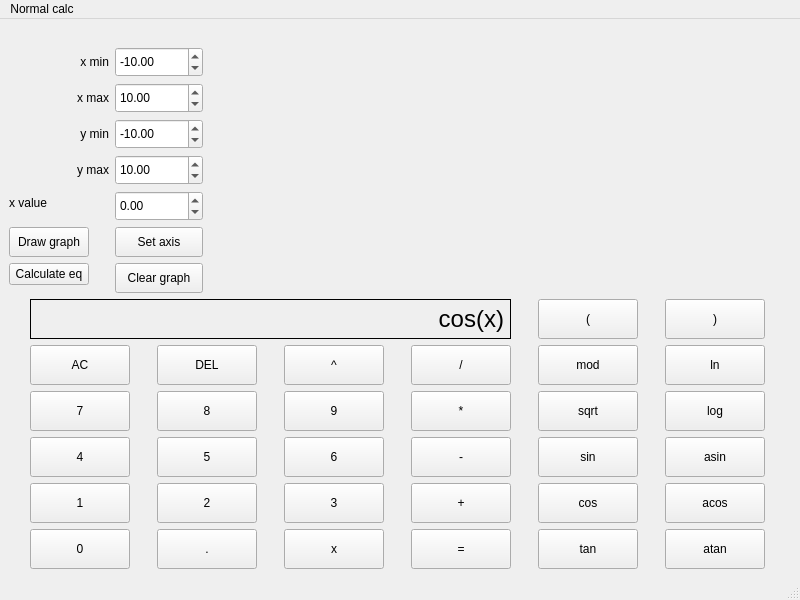
<?xml version="1.0" encoding="UTF-8"?>
<ui version="4.0">
 <class>MainWindow</class>
 <widget class="QMainWindow" name="MainWindow">
  <property name="geometry">
   <rect>
    <x>0</x>
    <y>0</y>
    <width>800</width>
    <height>600</height>
   </rect>
  </property>
  <property name="sizePolicy">
   <sizepolicy hsizetype="Preferred" vsizetype="Expanding">
    <horstretch>0</horstretch>
    <verstretch>0</verstretch>
   </sizepolicy>
  </property>
  <property name="maximumSize">
   <size>
    <width>800</width>
    <height>600</height>
   </size>
  </property>
  <property name="windowTitle">
   <string>MainWindow</string>
  </property>
  <widget class="QWidget" name="centralwidget">
   <property name="maximumSize">
    <size>
     <width>800</width>
     <height>600</height>
    </size>
   </property>
   <layout class="QVBoxLayout" name="verticalLayout">
    <item>
     <layout class="QFormLayout" name="formLayout_2">
      <property name="fieldGrowthPolicy">
       <enum>QFormLayout::ExpandingFieldsGrow</enum>
      </property>
      <item row="0" column="0">
       <layout class="QFormLayout" name="formLayout">
        <property name="sizeConstraint">
         <enum>QLayout::SetDefaultConstraint</enum>
        </property>
        <item row="1" column="0">
         <widget class="QLabel" name="Lxmin">
          <property name="sizePolicy">
           <sizepolicy hsizetype="Fixed" vsizetype="Fixed">
            <horstretch>0</horstretch>
            <verstretch>0</verstretch>
           </sizepolicy>
          </property>
          <property name="minimumSize">
           <size>
            <width>100</width>
            <height>30</height>
           </size>
          </property>
          <property name="text">
           <string>x min</string>
          </property>
          <property name="alignment">
           <set>Qt::AlignRight|Qt::AlignTrailing|Qt::AlignVCenter</set>
          </property>
         </widget>
        </item>
        <item row="1" column="1">
         <widget class="QDoubleSpinBox" name="xmin_spinbox">
          <property name="sizePolicy">
           <sizepolicy hsizetype="Fixed" vsizetype="Fixed">
            <horstretch>0</horstretch>
            <verstretch>0</verstretch>
           </sizepolicy>
          </property>
          <property name="minimumSize">
           <size>
            <width>60</width>
            <height>30</height>
           </size>
          </property>
          <property name="specialValueText">
           <string/>
          </property>
          <property name="minimum">
           <double>-100000000.000000000000000</double>
          </property>
          <property name="maximum">
           <double>100000000.000000000000000</double>
          </property>
          <property name="value">
           <double>-10.000000000000000</double>
          </property>
         </widget>
        </item>
        <item row="2" column="0">
         <widget class="QLabel" name="Lxmax">
          <property name="sizePolicy">
           <sizepolicy hsizetype="Fixed" vsizetype="Minimum">
            <horstretch>0</horstretch>
            <verstretch>0</verstretch>
           </sizepolicy>
          </property>
          <property name="minimumSize">
           <size>
            <width>100</width>
            <height>30</height>
           </size>
          </property>
          <property name="text">
           <string>x max</string>
          </property>
          <property name="alignment">
           <set>Qt::AlignRight|Qt::AlignTrailing|Qt::AlignVCenter</set>
          </property>
         </widget>
        </item>
        <item row="2" column="1">
         <widget class="QDoubleSpinBox" name="xmax_spinbox">
          <property name="sizePolicy">
           <sizepolicy hsizetype="Fixed" vsizetype="Minimum">
            <horstretch>0</horstretch>
            <verstretch>0</verstretch>
           </sizepolicy>
          </property>
          <property name="minimumSize">
           <size>
            <width>60</width>
            <height>30</height>
           </size>
          </property>
          <property name="minimum">
           <double>-100000000.000000000000000</double>
          </property>
          <property name="maximum">
           <double>100000000.000000000000000</double>
          </property>
          <property name="value">
           <double>10.000000000000000</double>
          </property>
         </widget>
        </item>
        <item row="3" column="0">
         <widget class="QLabel" name="Lymin">
          <property name="sizePolicy">
           <sizepolicy hsizetype="Fixed" vsizetype="Minimum">
            <horstretch>0</horstretch>
            <verstretch>0</verstretch>
           </sizepolicy>
          </property>
          <property name="minimumSize">
           <size>
            <width>100</width>
            <height>30</height>
           </size>
          </property>
          <property name="text">
           <string>y min</string>
          </property>
          <property name="alignment">
           <set>Qt::AlignRight|Qt::AlignTrailing|Qt::AlignVCenter</set>
          </property>
         </widget>
        </item>
        <item row="3" column="1">
         <widget class="QDoubleSpinBox" name="ymin_spinbox">
          <property name="sizePolicy">
           <sizepolicy hsizetype="Fixed" vsizetype="Minimum">
            <horstretch>0</horstretch>
            <verstretch>0</verstretch>
           </sizepolicy>
          </property>
          <property name="minimumSize">
           <size>
            <width>60</width>
            <height>30</height>
           </size>
          </property>
          <property name="minimum">
           <double>-100000000.000000000000000</double>
          </property>
          <property name="maximum">
           <double>100000000.000000000000000</double>
          </property>
          <property name="value">
           <double>-10.000000000000000</double>
          </property>
         </widget>
        </item>
        <item row="4" column="0">
         <widget class="QLabel" name="Lymax">
          <property name="sizePolicy">
           <sizepolicy hsizetype="Fixed" vsizetype="Minimum">
            <horstretch>0</horstretch>
            <verstretch>0</verstretch>
           </sizepolicy>
          </property>
          <property name="minimumSize">
           <size>
            <width>100</width>
            <height>30</height>
           </size>
          </property>
          <property name="text">
           <string>y max</string>
          </property>
          <property name="alignment">
           <set>Qt::AlignRight|Qt::AlignTrailing|Qt::AlignVCenter</set>
          </property>
         </widget>
        </item>
        <item row="0" column="1">
         <spacer name="verticalSpacer">
          <property name="orientation">
           <enum>Qt::Vertical</enum>
          </property>
          <property name="sizeHint" stdset="0">
           <size>
            <width>20</width>
            <height>40</height>
           </size>
          </property>
         </spacer>
        </item>
        <item row="6" column="1">
         <widget class="QPushButton" name="Bset_axis">
          <property name="sizePolicy">
           <sizepolicy hsizetype="Expanding" vsizetype="Fixed">
            <horstretch>0</horstretch>
            <verstretch>0</verstretch>
           </sizepolicy>
          </property>
          <property name="minimumSize">
           <size>
            <width>40</width>
            <height>30</height>
           </size>
          </property>
          <property name="text">
           <string>Set axis</string>
          </property>
          <property name="flat">
           <bool>false</bool>
          </property>
         </widget>
        </item>
        <item row="4" column="1">
         <widget class="QDoubleSpinBox" name="ymax_spinbox">
          <property name="sizePolicy">
           <sizepolicy hsizetype="Fixed" vsizetype="Minimum">
            <horstretch>0</horstretch>
            <verstretch>0</verstretch>
           </sizepolicy>
          </property>
          <property name="minimumSize">
           <size>
            <width>60</width>
            <height>30</height>
           </size>
          </property>
          <property name="minimum">
           <double>-100000000.000000000000000</double>
          </property>
          <property name="maximum">
           <double>100000000.000000000000000</double>
          </property>
          <property name="value">
           <double>10.000000000000000</double>
          </property>
         </widget>
        </item>
        <item row="6" column="0">
         <widget class="QPushButton" name="Bdraw_graph">
          <property name="sizePolicy">
           <sizepolicy hsizetype="Expanding" vsizetype="Fixed">
            <horstretch>0</horstretch>
            <verstretch>0</verstretch>
           </sizepolicy>
          </property>
          <property name="minimumSize">
           <size>
            <width>40</width>
            <height>30</height>
           </size>
          </property>
          <property name="text">
           <string>Draw graph</string>
          </property>
         </widget>
        </item>
        <item row="5" column="1">
         <widget class="QDoubleSpinBox" name="xValue">
          <property name="sizePolicy">
           <sizepolicy hsizetype="Fixed" vsizetype="Minimum">
            <horstretch>0</horstretch>
            <verstretch>0</verstretch>
           </sizepolicy>
          </property>
          <property name="minimumSize">
           <size>
            <width>60</width>
            <height>30</height>
           </size>
          </property>
          <property name="minimum">
           <double>-100000000.000000000000000</double>
          </property>
          <property name="maximum">
           <double>100000000.000000000000000</double>
          </property>
         </widget>
        </item>
        <item row="5" column="0">
         <widget class="QLabel" name="label_2">
          <property name="text">
           <string>x value</string>
          </property>
         </widget>
        </item>
        <item row="7" column="0">
         <widget class="QPushButton" name="pBcalculate_eq">
          <property name="text">
           <string>Calculate eq</string>
          </property>
         </widget>
        </item>
        <item row="7" column="1">
         <widget class="QPushButton" name="Bgraphclear">
          <property name="sizePolicy">
           <sizepolicy hsizetype="Expanding" vsizetype="Fixed">
            <horstretch>0</horstretch>
            <verstretch>0</verstretch>
           </sizepolicy>
          </property>
          <property name="minimumSize">
           <size>
            <width>40</width>
            <height>30</height>
           </size>
          </property>
          <property name="text">
           <string>Clear graph</string>
          </property>
         </widget>
        </item>
       </layout>
      </item>
      <item row="0" column="1">
       <widget class="QCustomPlot" name="widget" native="true">
        <property name="sizePolicy">
         <sizepolicy hsizetype="Expanding" vsizetype="Preferred">
          <horstretch>0</horstretch>
          <verstretch>0</verstretch>
         </sizepolicy>
        </property>
        <property name="minimumSize">
         <size>
          <width>0</width>
          <height>210</height>
         </size>
        </property>
       </widget>
      </item>
     </layout>
    </item>
    <item>
     <layout class="QGridLayout" name="gridLayout">
      <item row="1" column="1">
       <widget class="QPushButton" name="Bdel">
        <property name="sizePolicy">
         <sizepolicy hsizetype="MinimumExpanding" vsizetype="Fixed">
          <horstretch>0</horstretch>
          <verstretch>0</verstretch>
         </sizepolicy>
        </property>
        <property name="minimumSize">
         <size>
          <width>60</width>
          <height>40</height>
         </size>
        </property>
        <property name="maximumSize">
         <size>
          <width>100</width>
          <height>100</height>
         </size>
        </property>
        <property name="text">
         <string>DEL</string>
        </property>
       </widget>
      </item>
      <item row="3" column="2">
       <widget class="QPushButton" name="Bsix">
        <property name="sizePolicy">
         <sizepolicy hsizetype="MinimumExpanding" vsizetype="Fixed">
          <horstretch>0</horstretch>
          <verstretch>0</verstretch>
         </sizepolicy>
        </property>
        <property name="minimumSize">
         <size>
          <width>60</width>
          <height>40</height>
         </size>
        </property>
        <property name="maximumSize">
         <size>
          <width>100</width>
          <height>100</height>
         </size>
        </property>
        <property name="text">
         <string>6</string>
        </property>
       </widget>
      </item>
      <item row="3" column="4">
       <widget class="QPushButton" name="Bsin">
        <property name="sizePolicy">
         <sizepolicy hsizetype="MinimumExpanding" vsizetype="Fixed">
          <horstretch>0</horstretch>
          <verstretch>0</verstretch>
         </sizepolicy>
        </property>
        <property name="minimumSize">
         <size>
          <width>60</width>
          <height>40</height>
         </size>
        </property>
        <property name="maximumSize">
         <size>
          <width>100</width>
          <height>100</height>
         </size>
        </property>
        <property name="text">
         <string>sin</string>
        </property>
       </widget>
      </item>
      <item row="0" column="5">
       <widget class="QPushButton" name="Bclbr">
        <property name="sizePolicy">
         <sizepolicy hsizetype="MinimumExpanding" vsizetype="Fixed">
          <horstretch>0</horstretch>
          <verstretch>0</verstretch>
         </sizepolicy>
        </property>
        <property name="minimumSize">
         <size>
          <width>60</width>
          <height>40</height>
         </size>
        </property>
        <property name="maximumSize">
         <size>
          <width>100</width>
          <height>100</height>
         </size>
        </property>
        <property name="text">
         <string>)</string>
        </property>
       </widget>
      </item>
      <item row="5" column="1">
       <widget class="QPushButton" name="Bdot">
        <property name="sizePolicy">
         <sizepolicy hsizetype="MinimumExpanding" vsizetype="Fixed">
          <horstretch>0</horstretch>
          <verstretch>0</verstretch>
         </sizepolicy>
        </property>
        <property name="minimumSize">
         <size>
          <width>60</width>
          <height>40</height>
         </size>
        </property>
        <property name="maximumSize">
         <size>
          <width>100</width>
          <height>100</height>
         </size>
        </property>
        <property name="text">
         <string>.</string>
        </property>
       </widget>
      </item>
      <item row="2" column="3">
       <widget class="QPushButton" name="Bmul">
        <property name="sizePolicy">
         <sizepolicy hsizetype="MinimumExpanding" vsizetype="Fixed">
          <horstretch>0</horstretch>
          <verstretch>0</verstretch>
         </sizepolicy>
        </property>
        <property name="minimumSize">
         <size>
          <width>60</width>
          <height>40</height>
         </size>
        </property>
        <property name="maximumSize">
         <size>
          <width>100</width>
          <height>100</height>
         </size>
        </property>
        <property name="text">
         <string>*</string>
        </property>
       </widget>
      </item>
      <item row="3" column="1">
       <widget class="QPushButton" name="Bfive">
        <property name="sizePolicy">
         <sizepolicy hsizetype="MinimumExpanding" vsizetype="Fixed">
          <horstretch>0</horstretch>
          <verstretch>0</verstretch>
         </sizepolicy>
        </property>
        <property name="minimumSize">
         <size>
          <width>60</width>
          <height>40</height>
         </size>
        </property>
        <property name="maximumSize">
         <size>
          <width>100</width>
          <height>100</height>
         </size>
        </property>
        <property name="text">
         <string>5</string>
        </property>
       </widget>
      </item>
      <item row="5" column="2">
       <widget class="QPushButton" name="Bx">
        <property name="sizePolicy">
         <sizepolicy hsizetype="MinimumExpanding" vsizetype="Fixed">
          <horstretch>0</horstretch>
          <verstretch>0</verstretch>
         </sizepolicy>
        </property>
        <property name="minimumSize">
         <size>
          <width>60</width>
          <height>40</height>
         </size>
        </property>
        <property name="maximumSize">
         <size>
          <width>100</width>
          <height>100</height>
         </size>
        </property>
        <property name="text">
         <string>x</string>
        </property>
       </widget>
      </item>
      <item row="1" column="2">
       <widget class="QPushButton" name="Bpow">
        <property name="sizePolicy">
         <sizepolicy hsizetype="MinimumExpanding" vsizetype="Fixed">
          <horstretch>0</horstretch>
          <verstretch>0</verstretch>
         </sizepolicy>
        </property>
        <property name="minimumSize">
         <size>
          <width>60</width>
          <height>40</height>
         </size>
        </property>
        <property name="maximumSize">
         <size>
          <width>100</width>
          <height>100</height>
         </size>
        </property>
        <property name="text">
         <string>^</string>
        </property>
       </widget>
      </item>
      <item row="5" column="4">
       <widget class="QPushButton" name="Btan">
        <property name="sizePolicy">
         <sizepolicy hsizetype="MinimumExpanding" vsizetype="Fixed">
          <horstretch>0</horstretch>
          <verstretch>0</verstretch>
         </sizepolicy>
        </property>
        <property name="minimumSize">
         <size>
          <width>60</width>
          <height>40</height>
         </size>
        </property>
        <property name="maximumSize">
         <size>
          <width>100</width>
          <height>100</height>
         </size>
        </property>
        <property name="text">
         <string>tan</string>
        </property>
       </widget>
      </item>
      <item row="4" column="5">
       <widget class="QPushButton" name="Bacos">
        <property name="sizePolicy">
         <sizepolicy hsizetype="MinimumExpanding" vsizetype="Fixed">
          <horstretch>0</horstretch>
          <verstretch>0</verstretch>
         </sizepolicy>
        </property>
        <property name="minimumSize">
         <size>
          <width>60</width>
          <height>40</height>
         </size>
        </property>
        <property name="maximumSize">
         <size>
          <width>100</width>
          <height>100</height>
         </size>
        </property>
        <property name="text">
         <string>acos</string>
        </property>
       </widget>
      </item>
      <item row="3" column="3">
       <widget class="QPushButton" name="Bsub">
        <property name="sizePolicy">
         <sizepolicy hsizetype="MinimumExpanding" vsizetype="Fixed">
          <horstretch>0</horstretch>
          <verstretch>0</verstretch>
         </sizepolicy>
        </property>
        <property name="minimumSize">
         <size>
          <width>60</width>
          <height>40</height>
         </size>
        </property>
        <property name="maximumSize">
         <size>
          <width>100</width>
          <height>100</height>
         </size>
        </property>
        <property name="text">
         <string>-</string>
        </property>
       </widget>
      </item>
      <item row="3" column="5">
       <widget class="QPushButton" name="Basin">
        <property name="sizePolicy">
         <sizepolicy hsizetype="MinimumExpanding" vsizetype="Fixed">
          <horstretch>0</horstretch>
          <verstretch>0</verstretch>
         </sizepolicy>
        </property>
        <property name="minimumSize">
         <size>
          <width>60</width>
          <height>40</height>
         </size>
        </property>
        <property name="maximumSize">
         <size>
          <width>100</width>
          <height>100</height>
         </size>
        </property>
        <property name="text">
         <string>asin</string>
        </property>
       </widget>
      </item>
      <item row="4" column="2">
       <widget class="QPushButton" name="Bthree">
        <property name="sizePolicy">
         <sizepolicy hsizetype="MinimumExpanding" vsizetype="Fixed">
          <horstretch>0</horstretch>
          <verstretch>0</verstretch>
         </sizepolicy>
        </property>
        <property name="minimumSize">
         <size>
          <width>60</width>
          <height>40</height>
         </size>
        </property>
        <property name="maximumSize">
         <size>
          <width>100</width>
          <height>100</height>
         </size>
        </property>
        <property name="text">
         <string>3</string>
        </property>
       </widget>
      </item>
      <item row="1" column="0">
       <widget class="QPushButton" name="Bac">
        <property name="sizePolicy">
         <sizepolicy hsizetype="MinimumExpanding" vsizetype="Fixed">
          <horstretch>0</horstretch>
          <verstretch>0</verstretch>
         </sizepolicy>
        </property>
        <property name="minimumSize">
         <size>
          <width>60</width>
          <height>40</height>
         </size>
        </property>
        <property name="maximumSize">
         <size>
          <width>100</width>
          <height>100</height>
         </size>
        </property>
        <property name="text">
         <string>AC</string>
        </property>
       </widget>
      </item>
      <item row="5" column="0">
       <widget class="QPushButton" name="Bzero">
        <property name="sizePolicy">
         <sizepolicy hsizetype="MinimumExpanding" vsizetype="Fixed">
          <horstretch>0</horstretch>
          <verstretch>0</verstretch>
         </sizepolicy>
        </property>
        <property name="minimumSize">
         <size>
          <width>60</width>
          <height>40</height>
         </size>
        </property>
        <property name="maximumSize">
         <size>
          <width>100</width>
          <height>100</height>
         </size>
        </property>
        <property name="text">
         <string>0</string>
        </property>
       </widget>
      </item>
      <item row="5" column="3">
       <widget class="QPushButton" name="Beq">
        <property name="sizePolicy">
         <sizepolicy hsizetype="MinimumExpanding" vsizetype="Fixed">
          <horstretch>0</horstretch>
          <verstretch>0</verstretch>
         </sizepolicy>
        </property>
        <property name="minimumSize">
         <size>
          <width>60</width>
          <height>40</height>
         </size>
        </property>
        <property name="maximumSize">
         <size>
          <width>100</width>
          <height>100</height>
         </size>
        </property>
        <property name="text">
         <string>=</string>
        </property>
       </widget>
      </item>
      <item row="4" column="1">
       <widget class="QPushButton" name="Btwo">
        <property name="sizePolicy">
         <sizepolicy hsizetype="MinimumExpanding" vsizetype="Fixed">
          <horstretch>0</horstretch>
          <verstretch>0</verstretch>
         </sizepolicy>
        </property>
        <property name="minimumSize">
         <size>
          <width>60</width>
          <height>40</height>
         </size>
        </property>
        <property name="maximumSize">
         <size>
          <width>100</width>
          <height>100</height>
         </size>
        </property>
        <property name="text">
         <string>2</string>
        </property>
       </widget>
      </item>
      <item row="1" column="5">
       <widget class="QPushButton" name="Bln">
        <property name="sizePolicy">
         <sizepolicy hsizetype="MinimumExpanding" vsizetype="Fixed">
          <horstretch>0</horstretch>
          <verstretch>0</verstretch>
         </sizepolicy>
        </property>
        <property name="minimumSize">
         <size>
          <width>60</width>
          <height>40</height>
         </size>
        </property>
        <property name="maximumSize">
         <size>
          <width>100</width>
          <height>100</height>
         </size>
        </property>
        <property name="text">
         <string>ln</string>
        </property>
       </widget>
      </item>
      <item row="1" column="4">
       <widget class="QPushButton" name="Bmod">
        <property name="sizePolicy">
         <sizepolicy hsizetype="MinimumExpanding" vsizetype="Fixed">
          <horstretch>0</horstretch>
          <verstretch>0</verstretch>
         </sizepolicy>
        </property>
        <property name="minimumSize">
         <size>
          <width>60</width>
          <height>40</height>
         </size>
        </property>
        <property name="maximumSize">
         <size>
          <width>100</width>
          <height>100</height>
         </size>
        </property>
        <property name="text">
         <string>mod</string>
        </property>
       </widget>
      </item>
      <item row="2" column="1">
       <widget class="QPushButton" name="Beight">
        <property name="sizePolicy">
         <sizepolicy hsizetype="MinimumExpanding" vsizetype="Fixed">
          <horstretch>0</horstretch>
          <verstretch>0</verstretch>
         </sizepolicy>
        </property>
        <property name="minimumSize">
         <size>
          <width>60</width>
          <height>40</height>
         </size>
        </property>
        <property name="maximumSize">
         <size>
          <width>100</width>
          <height>100</height>
         </size>
        </property>
        <property name="text">
         <string>8</string>
        </property>
       </widget>
      </item>
      <item row="2" column="5">
       <widget class="QPushButton" name="Blog">
        <property name="sizePolicy">
         <sizepolicy hsizetype="MinimumExpanding" vsizetype="Fixed">
          <horstretch>0</horstretch>
          <verstretch>0</verstretch>
         </sizepolicy>
        </property>
        <property name="minimumSize">
         <size>
          <width>60</width>
          <height>40</height>
         </size>
        </property>
        <property name="maximumSize">
         <size>
          <width>100</width>
          <height>100</height>
         </size>
        </property>
        <property name="text">
         <string>log</string>
        </property>
       </widget>
      </item>
      <item row="4" column="4">
       <widget class="QPushButton" name="Bcos">
        <property name="sizePolicy">
         <sizepolicy hsizetype="MinimumExpanding" vsizetype="Fixed">
          <horstretch>0</horstretch>
          <verstretch>0</verstretch>
         </sizepolicy>
        </property>
        <property name="minimumSize">
         <size>
          <width>60</width>
          <height>40</height>
         </size>
        </property>
        <property name="maximumSize">
         <size>
          <width>100</width>
          <height>100</height>
         </size>
        </property>
        <property name="text">
         <string>cos</string>
        </property>
       </widget>
      </item>
      <item row="0" column="4">
       <widget class="QPushButton" name="Bopbr">
        <property name="sizePolicy">
         <sizepolicy hsizetype="MinimumExpanding" vsizetype="Fixed">
          <horstretch>0</horstretch>
          <verstretch>0</verstretch>
         </sizepolicy>
        </property>
        <property name="minimumSize">
         <size>
          <width>60</width>
          <height>40</height>
         </size>
        </property>
        <property name="maximumSize">
         <size>
          <width>100</width>
          <height>100</height>
         </size>
        </property>
        <property name="text">
         <string>(</string>
        </property>
       </widget>
      </item>
      <item row="2" column="2">
       <widget class="QPushButton" name="Bnine">
        <property name="sizePolicy">
         <sizepolicy hsizetype="MinimumExpanding" vsizetype="Fixed">
          <horstretch>0</horstretch>
          <verstretch>0</verstretch>
         </sizepolicy>
        </property>
        <property name="minimumSize">
         <size>
          <width>60</width>
          <height>40</height>
         </size>
        </property>
        <property name="maximumSize">
         <size>
          <width>100</width>
          <height>100</height>
         </size>
        </property>
        <property name="text">
         <string>9</string>
        </property>
       </widget>
      </item>
      <item row="1" column="3">
       <widget class="QPushButton" name="Bdiv">
        <property name="sizePolicy">
         <sizepolicy hsizetype="MinimumExpanding" vsizetype="Fixed">
          <horstretch>0</horstretch>
          <verstretch>0</verstretch>
         </sizepolicy>
        </property>
        <property name="minimumSize">
         <size>
          <width>60</width>
          <height>40</height>
         </size>
        </property>
        <property name="maximumSize">
         <size>
          <width>100</width>
          <height>100</height>
         </size>
        </property>
        <property name="text">
         <string>/</string>
        </property>
       </widget>
      </item>
      <item row="4" column="0">
       <widget class="QPushButton" name="Bone">
        <property name="sizePolicy">
         <sizepolicy hsizetype="MinimumExpanding" vsizetype="Fixed">
          <horstretch>0</horstretch>
          <verstretch>0</verstretch>
         </sizepolicy>
        </property>
        <property name="minimumSize">
         <size>
          <width>60</width>
          <height>40</height>
         </size>
        </property>
        <property name="maximumSize">
         <size>
          <width>100</width>
          <height>100</height>
         </size>
        </property>
        <property name="text">
         <string>1</string>
        </property>
       </widget>
      </item>
      <item row="3" column="0">
       <widget class="QPushButton" name="Bfour">
        <property name="sizePolicy">
         <sizepolicy hsizetype="MinimumExpanding" vsizetype="Fixed">
          <horstretch>0</horstretch>
          <verstretch>0</verstretch>
         </sizepolicy>
        </property>
        <property name="minimumSize">
         <size>
          <width>60</width>
          <height>40</height>
         </size>
        </property>
        <property name="maximumSize">
         <size>
          <width>100</width>
          <height>100</height>
         </size>
        </property>
        <property name="text">
         <string>4</string>
        </property>
       </widget>
      </item>
      <item row="2" column="4">
       <widget class="QPushButton" name="Bsqrt">
        <property name="sizePolicy">
         <sizepolicy hsizetype="MinimumExpanding" vsizetype="Fixed">
          <horstretch>0</horstretch>
          <verstretch>0</verstretch>
         </sizepolicy>
        </property>
        <property name="minimumSize">
         <size>
          <width>60</width>
          <height>40</height>
         </size>
        </property>
        <property name="maximumSize">
         <size>
          <width>100</width>
          <height>100</height>
         </size>
        </property>
        <property name="text">
         <string>sqrt</string>
        </property>
       </widget>
      </item>
      <item row="5" column="5">
       <widget class="QPushButton" name="Batan">
        <property name="sizePolicy">
         <sizepolicy hsizetype="MinimumExpanding" vsizetype="Fixed">
          <horstretch>0</horstretch>
          <verstretch>0</verstretch>
         </sizepolicy>
        </property>
        <property name="minimumSize">
         <size>
          <width>60</width>
          <height>40</height>
         </size>
        </property>
        <property name="maximumSize">
         <size>
          <width>100</width>
          <height>100</height>
         </size>
        </property>
        <property name="text">
         <string>atan</string>
        </property>
       </widget>
      </item>
      <item row="4" column="3">
       <widget class="QPushButton" name="Badd">
        <property name="sizePolicy">
         <sizepolicy hsizetype="MinimumExpanding" vsizetype="Fixed">
          <horstretch>0</horstretch>
          <verstretch>0</verstretch>
         </sizepolicy>
        </property>
        <property name="minimumSize">
         <size>
          <width>60</width>
          <height>40</height>
         </size>
        </property>
        <property name="maximumSize">
         <size>
          <width>100</width>
          <height>100</height>
         </size>
        </property>
        <property name="text">
         <string>+</string>
        </property>
       </widget>
      </item>
      <item row="2" column="0">
       <widget class="QPushButton" name="Bseven">
        <property name="sizePolicy">
         <sizepolicy hsizetype="MinimumExpanding" vsizetype="Fixed">
          <horstretch>0</horstretch>
          <verstretch>0</verstretch>
         </sizepolicy>
        </property>
        <property name="minimumSize">
         <size>
          <width>60</width>
          <height>40</height>
         </size>
        </property>
        <property name="maximumSize">
         <size>
          <width>100</width>
          <height>100</height>
         </size>
        </property>
        <property name="text">
         <string>7</string>
        </property>
       </widget>
      </item>
      <item row="0" column="0" colspan="4">
       <widget class="QLabel" name="label">
        <property name="sizePolicy">
         <sizepolicy hsizetype="Preferred" vsizetype="Fixed">
          <horstretch>0</horstretch>
          <verstretch>0</verstretch>
         </sizepolicy>
        </property>
        <property name="minimumSize">
         <size>
          <width>0</width>
          <height>40</height>
         </size>
        </property>
        <property name="font">
         <font>
          <pointsize>18</pointsize>
         </font>
        </property>
        <property name="frameShape">
         <enum>QFrame::Box</enum>
        </property>
        <property name="text">
         <string notr="true">cos(x)</string>
        </property>
        <property name="alignment">
         <set>Qt::AlignRight|Qt::AlignTrailing|Qt::AlignVCenter</set>
        </property>
        <property name="textInteractionFlags">
         <set>Qt::NoTextInteraction</set>
        </property>
       </widget>
      </item>
     </layout>
    </item>
   </layout>
  </widget>
  <widget class="QMenuBar" name="menubar">
   <property name="geometry">
    <rect>
     <x>0</x>
     <y>0</y>
     <width>800</width>
     <height>24</height>
    </rect>
   </property>
   <widget class="QMenu" name="menuNormal_calc">
    <property name="title">
     <string>Normal calc</string>
    </property>
    <addaction name="actionCredit_calc"/>
    <addaction name="actionDeposit_calc"/>
   </widget>
   <addaction name="menuNormal_calc"/>
  </widget>
  <widget class="QStatusBar" name="statusbar"/>
  <action name="actionCredit_calc">
   <property name="text">
    <string>Credit calc</string>
   </property>
  </action>
  <action name="actionDeposit_calc">
   <property name="text">
    <string>Deposit calc</string>
   </property>
  </action>
 </widget>
 <customwidgets>
  <customwidget>
   <class>QCustomPlot</class>
   <extends>QWidget</extends>
   <header>qcustomplot.h</header>
   <container>1</container>
  </customwidget>
 </customwidgets>
 <resources/>
 <connections/>
</ui>
